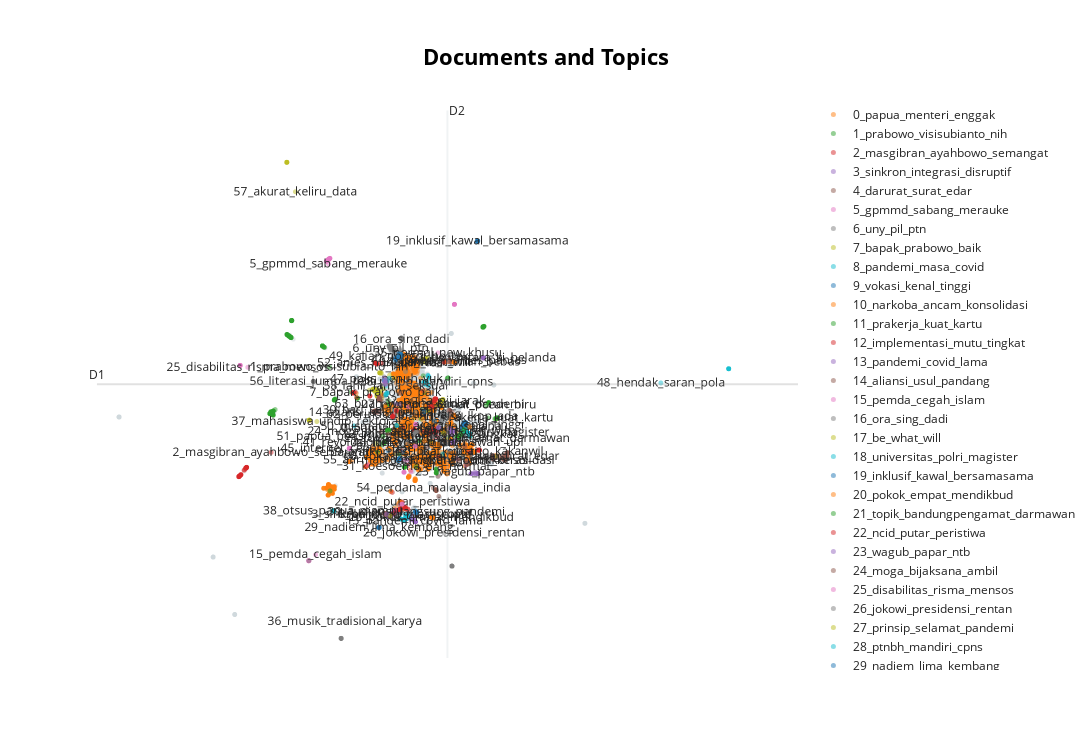

The notebook cell saved with this chart:
### Code cell
topic_model.visualize_documents(text_data)
